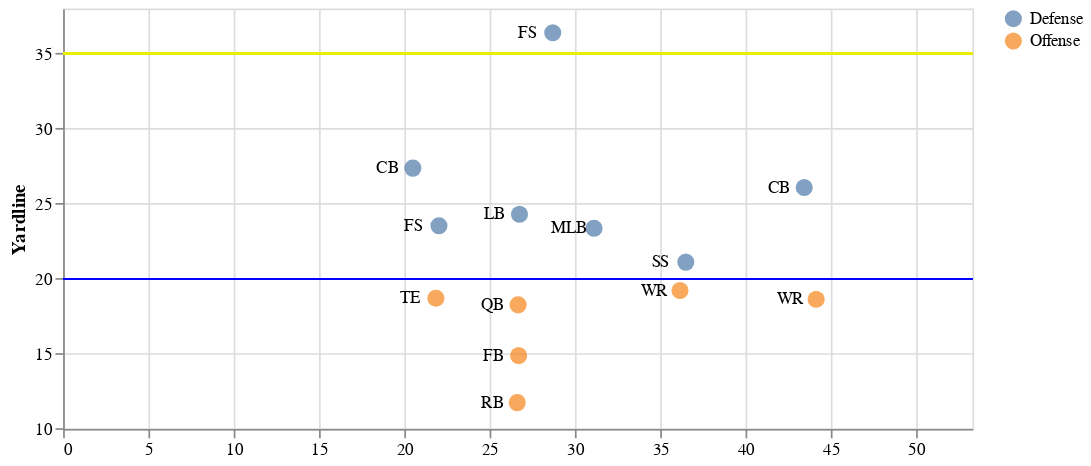

The notebook cell this image was saved under:
### Markdown cell above
# Play Visualization
Following are some examples of how to use our play visualization functions. `create_starting_chart` creates a chart of starting positions for each player. `create_full_chart` averages positional data based on a number of quartile cuts, and uses interactive features to show the positions of players and the football averaged at these quartiles.

### Code cell
from play_vis import create_starting_chart, create_full_chart

game_id = positions['gameId'].iloc[0]
play_id = positions['playId'].iloc[0]

# Below is an example of how to create the starting chart.
create_starting_chart(positions, game_id, play_id)

### Figure 1 — Vega-Lite specification as saved in the notebook (floating-point values rounded to 4 significant figures)
{"usermeta": {"embedOptions": {"theme": "fivethirtyeight"}}, "config": {"view": {"continuousWidth": 400, "continuousHeight": 300}}, "layer": [{"mark": {"type": "circle", "dx": 5, "dy": 5, "size": 100}, "encoding": {"color": {"field": "off", "title": null, "type": "nominal"}, "x": {"field": "y_dir", "scale": {"domain": [0, 53.3]}, "type": "quantitative"}, "y": {"field": "x_dir", "type": "quantitative"}}}, {"mark": {"type": "text", "dx": -15, "fontSize": 10}, "encoding": {"text": {"field": "position", "type": "nominal"}, "x": {"field": "y_dir", "scale": {"domain": [0, 53.3]}, "title": null, "type": "quantitative"}, "y": {"field": "x_dir", "scale": {"zero": false}, "title": "Yardline", "type": "quantitative"}}}, {"mark": {"type": "rule", "color": "blue"}, "encoding": {"y": {"field": "yardline_dir", "type": "quantitative"}}}, {"mark": {"type": "rule", "color": "#ECEC01"}, "encoding": {"y": {"field": "yardline_first_dir", "type": "quantitative"}}}], "data": {"name": "data-2063b21684a3a9b38b22adbdfe81b23a"}, "height": 246.4, "width": 533.0, "$schema": "https://vega.github.io/schema/vega-lite/v4.17.0.json", "datasets": {"data-2063b21684a3a9b38b22adbdfe81b23a": [{"nflId": 310.0, "x_100": 81.74, "y": 26.67, "position": "QB", "yardline_100": 80.0, "yardline_first": 65.0, "off": "Offense", "x_dir": 18.26, "yardline_dir": 20.0, "yardline_first_dir": 35.0, "y_dir": 26.67}, {"nflId": 79850.0, "x_100": 78.89, "y": 36.5, "position": "SS", "yardline_100": 80.0, "yardline_first": 65.0, "off": "Defense", "x_dir": 21.11, "yardline_dir": 20.0, "yardline_first_dir": 35.0, "y_dir": 36.5}, {"nflId": 2495000.0, "x_100": 81.36, "y": 44.14, "position": "WR", "yardline_100": 80.0, "yardline_first": 65.0, "off": "Offense", "x_dir": 18.64, "yardline_dir": 20.0, "yardline_first_dir": 35.0, "y_dir": 44.14}, {"nflId": 2496000.0, "x_100": 76.47, "y": 22.03, "position": "FS", "yardline_100": 80.0, "yardline_first": 65.0, "off": "Defense", "x_dir": 23.53, "yardline_dir": 20.0, "yardline_first_dir": 35.0, "y_dir": 22.03}, {"nflId": 2533000.0, "x_100": 80.78, "y": 36.16, "position": "WR", "yardline_100": 80.0, "yardline_first": 65.0, "off": "Offense", "x_dir": 19.22, "yardline_dir": 20.0, "yardline_first_dir": 35.0, "y_dir": 36.16}, {"nflId": 2535000.0, "x_100": 63.61, "y": 28.7, "position": "FS", "yardline_100": 80.0, "yardline_first": 65.0, "off": "Defense", "x_dir": 36.39, "yardline_dir": 20.0, "yardline_first_dir": 35.0, "y_dir": 28.7}, {"nflId": 2544000.0, "x_100": 88.25, "y": 26.62, "position": "RB", "yardline_100": 80.0, "yardline_first": 65.0, "off": "Offense", "x_dir": 11.75, "yardline_dir": 20.0, "yardline_first_dir": 35.0, "y_dir": 26.62}, {"nflId": 2552000.0, "x_100": 76.63, "y": 31.12, "position": "MLB", "yardline_100": 80.0, "yardline_first": 65.0, "off": "Defense", "x_dir": 23.37, "yardline_dir": 20.0, "yardline_first_dir": 35.0, "y_dir": 31.12}, {"nflId": 2553000.0, "x_100": 72.63, "y": 20.5, "position": "CB", "yardline_100": 80.0, "yardline_first": 65.0, "off": "Defense", "x_dir": 27.37, "yardline_dir": 20.0, "yardline_first_dir": 35.0, "y_dir": 20.5}, {"nflId": 2555000.0, "x_100": 73.92, "y": 43.44, "position": "CB", "yardline_100": 80.0, "yardline_first": 65.0, "off": "Defense", "x_dir": 26.08, "yardline_dir": 20.0, "yardline_first_dir": 35.0, "y_dir": 43.44}, {"nflId": 2555000.0, "x_100": 81.3, "y": 21.85, "position": "TE", "yardline_100": 80.0, "yardline_first": 65.0, "off": "Offense", "x_dir": 18.7, "yardline_dir": 20.0, "yardline_first_dir": 35.0, "y_dir": 21.85}, {"nflId": 2558000.0, "x_100": 75.7, "y": 26.75, "position": "LB", "yardline_100": 80.0, "yardline_first": 65.0, "off": "Defense", "x_dir": 24.3, "yardline_dir": 20.0, "yardline_first_dir": 35.0, "y_dir": 26.75}, {"nflId": 2559000.0, "x_100": 85.12, "y": 26.7, "position": "FB", "yardline_100": 80.0, "yardline_first": 65.0, "off": "Offense", "x_dir": 14.88, "yardline_dir": 20.0, "yardline_first_dir": 35.0, "y_dir": 26.7}]}}
